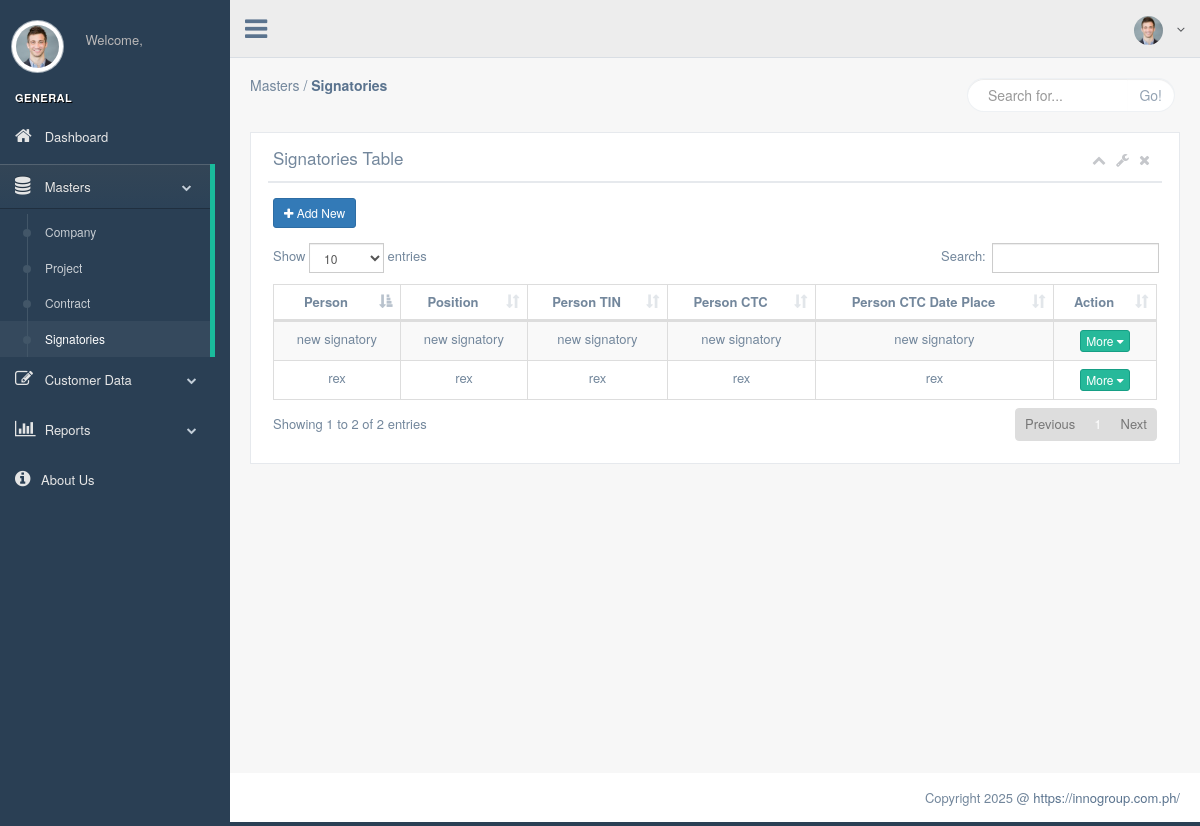
The app's page /production/signatories.php (signed in), older data.
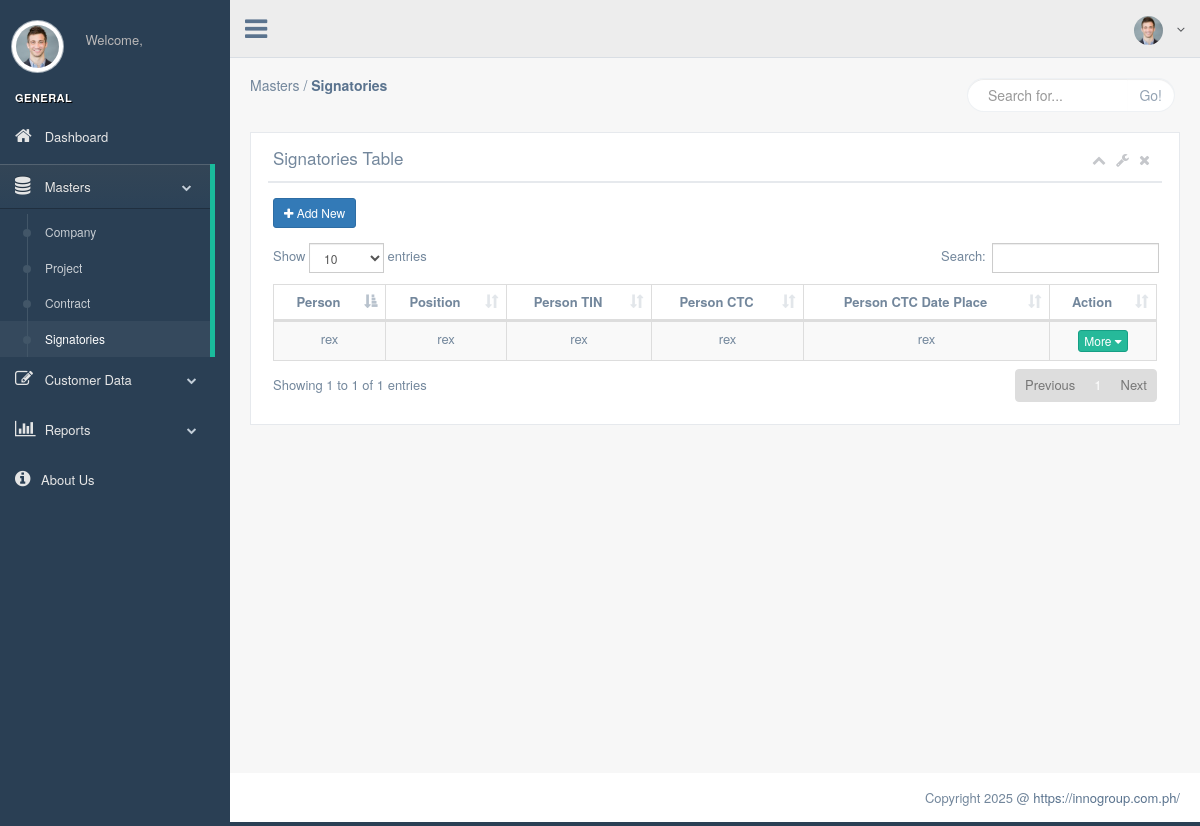
The same page, newer data.
### tables this page shows
CREATE TABLE `signatories_tbl` (
  `id` int(11) NOT NULL,
  `company_person` varchar(50) NOT NULL,
  `company_position` varchar(50) NOT NULL,
  `company_person_tin` varchar(50) NOT NULL,
  `person_ctc` varchar(20) NOT NULL,
  `person_ctc_date_place` varchar(100) NOT NULL,
  `created_by` int(11) NOT NULL,
  `date_created` date NOT NULL,
  `is_active` int(11) NOT NULL
);

### objects/signatories.obj.php (called while the page is built, shortened)
<?php
class Signatories
{
    private $conn;
    public function __construct($db)
    {
        $this->conn = $db;
    }
    public function view_signatories()
    {
        $sql = "SELECT id, company_person, company_position, company_person_tin, person_ctc, person_ctc_date_place FROM signatories_tbl WHERE is_active = 1";
        $view_signatory = $this->conn->prepare($sql);
        $view_signatory->execute();
        return $view_signatory;
    }
}

### production/signatories.php (the view, shortened to what this page needs)
<?php
require_once '../objects/signatories.obj.php';
$database = new Connection();
$db = $database->connect();
?>
<!DOCTYPE html>
<html lang="en">
<head>
    <link href="../vendors/bootstrap/dist/css/bootstrap.min.css" rel="stylesheet">
    <link href="../vendors/font-awesome/css/font-awesome.min.css" rel="stylesheet">
    <link href="https://cdnjs.cloudflare.com/ajax/libs/toastr.js/latest/toastr.min.css" rel="stylesheet" />
    <link href="../vendors/datatables.net-bs/css/dataTables.bootstrap.min.css" rel="stylesheet">
    <link href="../vendors/datatables.net-buttons-bs/css/buttons.bootstrap.min.css" rel="stylesheet">
    <link href="../vendors/datatables.net-fixedheader-bs/css/fixedHeader.bootstrap.min.css" rel="stylesheet">
    <link href="../vendors/datatables.net-responsive-bs/css/responsive.bootstrap.min.css" rel="stylesheet">
    <link href="../vendors/datatables.net-scroller-bs/css/scroller.bootstrap.min.css" rel="stylesheet">
    <link href="../build/css/custom.min.css" rel="stylesheet">
</head>
<body class="nav-md">
    <div class="container body">
        <div class="main_container">
            <div class="col-md-3 left_col menu_fixed">
                <div class="left_col scroll-view">
                    <div class="profile clearfix">
                        <div class="profile_pic">
                            <img src="images/img.jpg" alt="..." class="img-circle profile_img">
                        </div>
                        <div class="profile_info">
                            <span>Welcome,</span>
                        </div>
                    </div>
                    <br />
                    <div id="sidebar-menu" class="main_menu_side hidden-print main_menu menu_fixed">
                        <div class="menu_section">
                            <h3>General</h3>
                            <ul class="nav side-menu">
                                <li><a href="dashboard.php"><i class="fa fa-home"></i> Dashboard </a>
                                </li>
                                <li class="active"><a><i class="fa fa-database"></i> Masters <span class="fa fa-chevron-down"></span></a>
                                    <ul class="nav child_menu">
                                        <li><a href="company.php">Company</a></li>
                                        <li><a href="project.php">Project</a></li>
                                        <li><a href="contract.php">Contract</a></li>
                                        <li><a href="signatories.php">Signatories</a></li>
                                    </ul>
                                </li>
                                <li><a><i class="fa fa-edit"></i> Customer Data <span class="fa fa-chevron-down"></span></a>
                                </li>
                                <li><a><i class="fa fa-bar-chart-o"></i> Reports <span class="fa fa-chevron-down"></span></a>
                                </li>
                                <li><a><i class="fa fa-info-circle"></i>About Us</a>
                                </li>
                            </ul>
                        </div>
                    </div>
                </div>
            </div>
            <div class="top_nav">
                <div class="nav_menu menu_fixed">
                    <nav>
                        <div class="nav toggle">
                            <a id="menu_toggle"><i class="fa fa-bars"></i></a>
                        </div>
                        <ul class="nav navbar-nav navbar-right">
                            <li class="">
                                <a href="javascript:;" class="user-profile dropdown-toggle" data-toggle="dropdown" aria-expanded="false">
                                    <img src="images/img.jpg" alt=""><?php echo $_SESSION['firstname'] . " " . $_SESSION['lastname']; ?>
                                    <span class=" fa fa-angle-down"></span>
                                </a>
                            </li>
                        </ul>
                    </nav>
                </div>
            </div>
            <div class="right_col" role="main">
                <div class="">
                    <div class="page-title">
                        <div class="title_left">
                            <h5>Masters / <b><a href="signatories.php">Signatories</a></b></h5>
                        </div>
                        <div class="title_right">
                            <div class="col-md-5 col-sm-5 col-xs-12 form-group pull-right top_search">
                                <div class="input-group">
                                    <input type="text" class="form-control" placeholder="Search for...">
                                    <span class="input-group-btn">
                                        <button class="btn btn-default" type="button">Go!</button>
                                    </span>
                                </div>
                            </div>
                        </div>
                    </div>
                    <div class="clearfix"></div>
                    <div class="row">
                        <div class="col-md-12 col-sm-12 col-xs-12">
                            <div class="x_panel">
                                <div class="x_title">
                                    <h2>Signatories Table</h2>
                                    <ul class="nav navbar-right panel_toolbox">
                                        <li><a class="collapse-link"><i class="fa fa-chevron-up"></i></a>
                                        </li>
                                        <li class="dropdown">
                                            <a href="#" class="dropdown-toggle" data-toggle="dropdown" role="button" aria-expanded="false"><i class="fa fa-wrench"></i></a>
                                        </li>
                                        <li><a class="close-link"><i class="fa fa-close"></i></a>
                                        </li>
                                    </ul>
                                    <div class="clearfix"></div>
                                </div>
                                <div class="x_content">
                                    <div class="btn-group" style="margin-bottom: 15px;">
                                        <button type="button" class="btn btn-primary btn-sm" data-toggle="modal" data-target="#addModal"><i class="fa fa-plus"></i> Add New</button>
                                    </div>
                                    <table id="datatable" class="table table-striped table-bordered">
                                        <thead>
                                            <tr>
                                                <th class="text-center">Person</th>
                                                <th class="text-center">Position</th>
                                                <th class="text-center">Person TIN</th>
                                                <th class="text-center">Person CTC</th>
                                                <th class="text-center">Person CTC Date Place</th>
                                                <th class="text-center">Action</th>
                                            </tr>
                                        </thead>
                                        <tbody>
                                            <?php
                                            $view_signatory = new Signatories($db);
                                            $view = $view_signatory->view_signatories();
                                            while ($row = $view->fetch(PDO::FETCH_ASSOC)) {
                                                echo '
                                                 <tr data-id="' . htmlspecialchars($row['id']) . '">
                                                    <td class="text-center">' . htmlspecialchars($row['company_person']) . '</td>
                                                    <td class="text-center">' . htmlspecialchars($row['company_position']) . '</td>
                                                    <td class="text-center">' . htmlspecialchars($row['company_person_tin']) . '</td>
                                                    <td class="text-center">' . htmlspecialchars($row['person_ctc']) . '</td>
                                                    <td class="text-center">' . htmlspecialchars($row['person_ctc_date_place']) . '</td>
                                                    <td class="text-center">
                                                        <div class="btn-group">
                                                            <button type="button" class="btn btn-success btn-xs dropdown-toggle" data-toggle="dropdown" aria-haspopup="true" aria-expanded="false">
                                                                More <span class="fa fa-caret-down"></span>
                                                            </button>
                                                            </button>
                                                            <ul class="dropdown-menu">
                                                                <li>
                                                                    <a class="edit" data-id="' . $row['id'] . '"><i class="fa fa-edit"></i> Edit</a>
                                                                </li>
                                                                 <li>
                                                                    <a class="delete" href="#" data-id="' . $row['id'] . '"><i class="fa fa-trash"></i> Delete</a>
                                                                </li>
                                                            </ul>
                                                        </div>
                                                    </td>
                                                </tr>
                                                ';
                                            }
                                            ?>
                                        </tbody>
                                    </table>
                                </div>
                            </div>
                        </div>
                    </div>
                </div>
            </div>
            <footer>
                <div class="pull-right">
                    Copyright 2025 @ <a href="https://innogroup.com.ph/">https://innogroup.com.ph/</a>
                </div>
                <div class="clearfix"></div>
            </footer>
        </div>
    </div>
</body>
</html>

Row changes from the older to the newer data that the page shows:
no longer on this page (row edited): signatories_tbl: company_person "new signatory", company_position "new signatory", company_person_tin "new signatory", person_ctc "new signatory", person_ctc_date_place "new signatory"
Text that changed along with them:
text written by a page script: "Show entries Search: Showing 1 to 2 of 2 entries Previous 1 Next" → "Show entries Search: Showing 1 to 1 of 1 entries Previous 1 Next"
